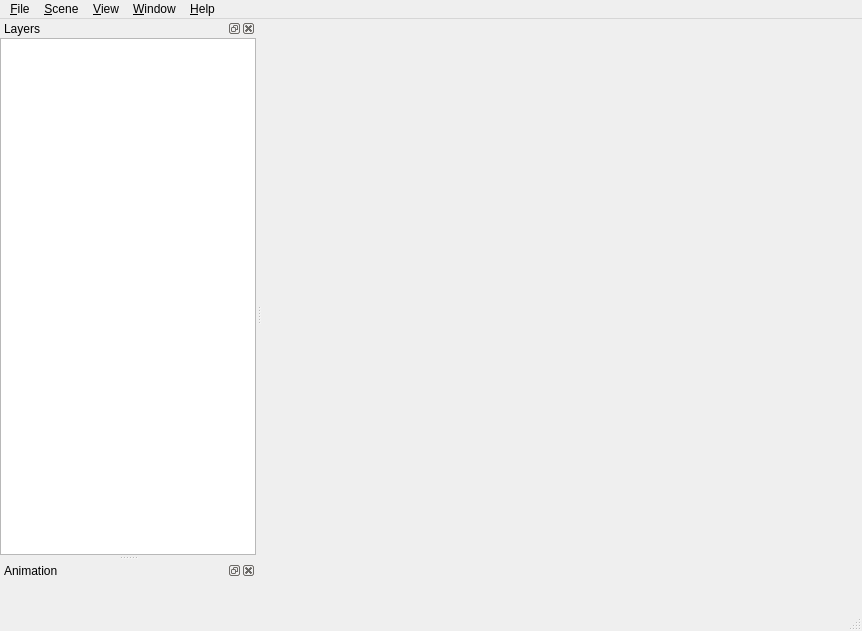
<?xml version="1.0" encoding="UTF-8"?>
<ui version="4.0">
 <class>Q3DWindow</class>
 <widget class="QMainWindow" name="Q3DWindow">
  <property name="geometry">
   <rect>
    <x>0</x>
    <y>0</y>
    <width>862</width>
    <height>631</height>
   </rect>
  </property>
  <property name="acceptDrops">
   <bool>true</bool>
  </property>
  <property name="windowTitle">
   <string>Qgis2threejs Exporter</string>
  </property>
  <widget class="QWidget" name="centralwidget">
   <layout class="QVBoxLayout" name="verticalLayout">
    <property name="leftMargin">
     <number>0</number>
    </property>
    <property name="topMargin">
     <number>0</number>
    </property>
    <property name="rightMargin">
     <number>0</number>
    </property>
    <property name="bottomMargin">
     <number>0</number>
    </property>
    <item>
     <widget class="Q3DView" name="webView" native="true"/>
    </item>
   </layout>
  </widget>
  <widget class="QMenuBar" name="menubar">
   <property name="geometry">
    <rect>
     <x>0</x>
     <y>0</y>
     <width>862</width>
     <height>21</height>
    </rect>
   </property>
   <widget class="QMenu" name="menuScene">
    <property name="title">
     <string>&amp;Scene</string>
    </property>
    <widget class="QMenu" name="menuLayer">
     <property name="title">
      <string>Add Layer</string>
     </property>
     <addaction name="actionAddPlane"/>
     <addaction name="actionAddPointCloudLayer"/>
    </widget>
    <addaction name="actionSceneSettings"/>
    <addaction name="menuLayer"/>
    <addaction name="separator"/>
    <addaction name="actionReload"/>
   </widget>
   <widget class="QMenu" name="menuWindow">
    <property name="title">
     <string>&amp;Window</string>
    </property>
    <widget class="QMenu" name="menuPanels">
     <property name="title">
      <string>Panels</string>
     </property>
    </widget>
    <addaction name="menuPanels"/>
    <addaction name="actionDevTools"/>
    <addaction name="separator"/>
    <addaction name="actionAlwaysOnTop"/>
   </widget>
   <widget class="QMenu" name="menuFile">
    <property name="title">
     <string>&amp;File</string>
    </property>
    <widget class="QMenu" name="menuSaveAs">
     <property name="title">
      <string>Save Scene As</string>
     </property>
     <addaction name="actionSaveAsImage"/>
     <addaction name="separator"/>
     <addaction name="actionSaveAsGLTF"/>
    </widget>
    <widget class="QMenu" name="menuExport_Settings">
     <property name="title">
      <string>Export Settings</string>
     </property>
     <addaction name="actionLoadSettings"/>
     <addaction name="actionSaveSettings"/>
     <addaction name="separator"/>
     <addaction name="actionClearSettings"/>
    </widget>
    <addaction name="actionExportToWeb"/>
    <addaction name="menuSaveAs"/>
    <addaction name="separator"/>
    <addaction name="menuExport_Settings"/>
    <addaction name="separator"/>
    <addaction name="actionPluginSettings"/>
    <addaction name="separator"/>
    <addaction name="actionClose"/>
   </widget>
   <widget class="QMenu" name="menuHelp">
    <property name="title">
     <string>&amp;Help</string>
    </property>
    <property name="toolTipsVisible">
     <bool>true</bool>
    </property>
    <addaction name="actionUsage"/>
    <addaction name="actionHelp"/>
    <addaction name="separator"/>
    <addaction name="actionHomePage"/>
    <addaction name="actionSendFeedback"/>
    <addaction name="separator"/>
    <addaction name="actionVersion"/>
   </widget>
   <widget class="QMenu" name="menuView">
    <property name="title">
     <string>&amp;View</string>
    </property>
    <widget class="QMenu" name="menuCamera">
     <property name="title">
      <string>Camera</string>
     </property>
     <addaction name="actionPerspective"/>
     <addaction name="actionOrthographic"/>
    </widget>
    <widget class="QMenu" name="menuWidgets">
     <property name="title">
      <string>Widgets</string>
     </property>
     <addaction name="actionNavigationWidget"/>
     <addaction name="separator"/>
     <addaction name="actionNorthArrow"/>
     <addaction name="actionHeaderFooterLabel"/>
    </widget>
    <addaction name="menuCamera"/>
    <addaction name="menuWidgets"/>
    <addaction name="separator"/>
    <addaction name="actionResetCameraPosition"/>
   </widget>
   <addaction name="menuFile"/>
   <addaction name="menuScene"/>
   <addaction name="menuView"/>
   <addaction name="menuWindow"/>
   <addaction name="menuHelp"/>
  </widget>
  <widget class="QStatusBar" name="statusbar"/>
  <widget class="QDockWidget" name="dockWidgetLayers">
   <property name="windowTitle">
    <string>Layers</string>
   </property>
   <attribute name="dockWidgetArea">
    <number>1</number>
   </attribute>
   <widget class="QWidget" name="dockWidgetContents">
    <layout class="QVBoxLayout" name="verticalLayout_2">
     <property name="spacing">
      <number>0</number>
     </property>
     <property name="leftMargin">
      <number>0</number>
     </property>
     <property name="topMargin">
      <number>0</number>
     </property>
     <property name="rightMargin">
      <number>0</number>
     </property>
     <property name="bottomMargin">
      <number>0</number>
     </property>
     <item>
      <widget class="Q3DTreeView" name="treeView">
       <property name="sizePolicy">
        <sizepolicy hsizetype="Expanding" vsizetype="Expanding">
         <horstretch>0</horstretch>
         <verstretch>0</verstretch>
        </sizepolicy>
       </property>
       <property name="headerHidden">
        <bool>true</bool>
       </property>
      </widget>
     </item>
    </layout>
   </widget>
  </widget>
  <widget class="QDockWidget" name="dockWidgetAnimation">
   <property name="windowTitle">
    <string>Animation</string>
   </property>
   <attribute name="dockWidgetArea">
    <number>1</number>
   </attribute>
   <widget class="AnimationPanel" name="animationPanel"/>
  </widget>
  <action name="actionSaveAsSTL">
   <property name="enabled">
    <bool>false</bool>
   </property>
   <property name="text">
    <string>STL (.stl)</string>
   </property>
  </action>
  <action name="actionSceneSettings">
   <property name="text">
    <string>Scene Settings...</string>
   </property>
  </action>
  <action name="actionPerspective">
   <property name="checkable">
    <bool>true</bool>
   </property>
   <property name="checked">
    <bool>true</bool>
   </property>
   <property name="text">
    <string>Perspective</string>
   </property>
  </action>
  <action name="actionOrthographic">
   <property name="checkable">
    <bool>true</bool>
   </property>
   <property name="text">
    <string>Orthographic</string>
   </property>
  </action>
  <action name="actionReload">
   <property name="text">
    <string>Reload</string>
   </property>
   <property name="shortcut">
    <string>F5</string>
   </property>
  </action>
  <action name="actionAlwaysOnTop">
   <property name="checkable">
    <bool>true</bool>
   </property>
   <property name="checked">
    <bool>false</bool>
   </property>
   <property name="text">
    <string>Always on Top</string>
   </property>
  </action>
  <action name="actionExportToWeb">
   <property name="enabled">
    <bool>true</bool>
   </property>
   <property name="text">
    <string>Export to Web...</string>
   </property>
  </action>
  <action name="actionSaveAsImage">
   <property name="text">
    <string>Image (.png)...</string>
   </property>
  </action>
  <action name="actionResetCameraPosition">
   <property name="text">
    <string>Reset Camera Position</string>
   </property>
   <property name="shortcut">
    <string>Shift+R</string>
   </property>
  </action>
  <action name="actionLayer_Panel">
   <property name="checkable">
    <bool>true</bool>
   </property>
   <property name="checked">
    <bool>true</bool>
   </property>
   <property name="enabled">
    <bool>false</bool>
   </property>
   <property name="text">
    <string>Layer Panel</string>
   </property>
  </action>
  <action name="actionClose">
   <property name="text">
    <string>Close</string>
   </property>
  </action>
  <action name="actionPluginSettings">
   <property name="text">
    <string>Plugin Settings..</string>
   </property>
  </action>
  <action name="actionHelp">
   <property name="text">
    <string>&amp;Help Contents</string>
   </property>
   <property name="toolTip">
    <string>Open plugin document in default browser.</string>
   </property>
  </action>
  <action name="actionHomePage">
   <property name="text">
    <string>Plugin Home Page</string>
   </property>
   <property name="toolTip">
    <string>Open plugin homepage in default browser.</string>
   </property>
  </action>
  <action name="actionSendFeedback">
   <property name="text">
    <string>Send Feedback</string>
   </property>
   <property name="toolTip">
    <string>Open plugin issue tracking system in default browser.</string>
   </property>
  </action>
  <action name="actionVersion">
   <property name="text">
    <string>Qgis2threejs Plugin Version...</string>
   </property>
   <property name="toolTip">
    <string>Display this plugin version.</string>
   </property>
  </action>
  <action name="actionSaveAsOBJ">
   <property name="enabled">
    <bool>false</bool>
   </property>
   <property name="text">
    <string>Wavefront (.obj)</string>
   </property>
  </action>
  <action name="actionSaveAsGLTF">
   <property name="text">
    <string>glTF (.gltf, .glb)...</string>
   </property>
  </action>
  <action name="actionClearSettings">
   <property name="text">
    <string>Clear...</string>
   </property>
  </action>
  <action name="actionNorthArrow">
   <property name="text">
    <string>North Arrow...</string>
   </property>
  </action>
  <action name="actionHeaderFooterLabel">
   <property name="text">
    <string>Header/Footer Labels...</string>
   </property>
  </action>
  <action name="actionSaveSettings">
   <property name="text">
    <string>Save...</string>
   </property>
  </action>
  <action name="actionLoadSettings">
   <property name="text">
    <string>Load...</string>
   </property>
  </action>
  <action name="actionAddPointCloudLayer">
   <property name="text">
    <string>Add Point Cloud Layer...</string>
   </property>
  </action>
  <action name="actionNavigationWidget">
   <property name="checkable">
    <bool>true</bool>
   </property>
   <property name="text">
    <string>Navigation Widget</string>
   </property>
  </action>
  <action name="actionAddPlane">
   <property name="text">
    <string>Add Flat Plane</string>
   </property>
  </action>
  <action name="actionUsage">
   <property name="text">
    <string>Usage of 3D Viewer</string>
   </property>
   <property name="toolTip">
    <string>Show usage of 3D viewer</string>
   </property>
  </action>
  <action name="actionDevTools">
   <property name="text">
    <string>Developer Tools...</string>
   </property>
   <property name="shortcut">
    <string>Ctrl+Shift+I</string>
   </property>
  </action>
 </widget>
 <customwidgets>
  <customwidget>
   <class>Q3DView</class>
   <extends>QWidget</extends>
   <header>Qgis2threejs.q3dview</header>
   <container>1</container>
  </customwidget>
  <customwidget>
   <class>Q3DTreeView</class>
   <extends>QTreeView</extends>
   <header>Qgis2threejs.q3dtreeview</header>
  </customwidget>
  <customwidget>
   <class>AnimationPanel</class>
   <extends>QWidget</extends>
   <header>Qgis2threejs.keyframes</header>
   <container>1</container>
  </customwidget>
 </customwidgets>
 <resources/>
 <connections>
  <connection>
   <sender>actionClose</sender>
   <signal>triggered()</signal>
   <receiver>Q3DWindow</receiver>
   <slot>close()</slot>
   <hints>
    <hint type="sourcelabel">
     <x>-1</x>
     <y>-1</y>
    </hint>
    <hint type="destinationlabel">
     <x>378</x>
     <y>289</y>
    </hint>
   </hints>
  </connection>
 </connections>
</ui>
